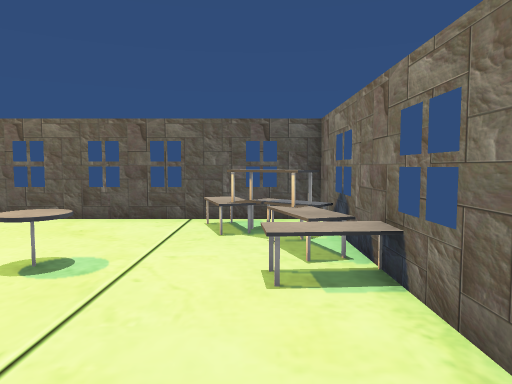
view 1 (above)

12 first-person views from a walk through a Unity game level. The camera is 1.4 m above the floor, tilts 4° down and sees 70° across. The floor is counted in squares, 1 m on a side. Each view is taken from the middle of a square. On the plan, view 1 faces up. The plan holds only what a view shows up to about 16 squares ahead; the rest is blank. The player is left out. Some surface patterns are stand-ins.

view 2
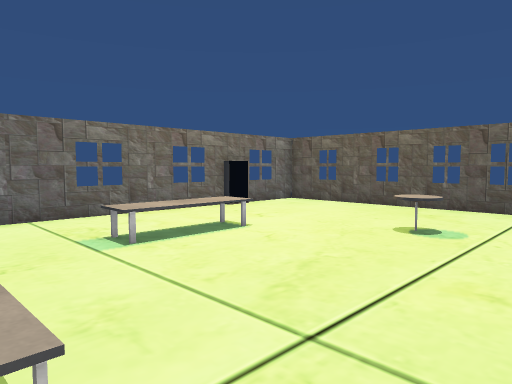

view 3
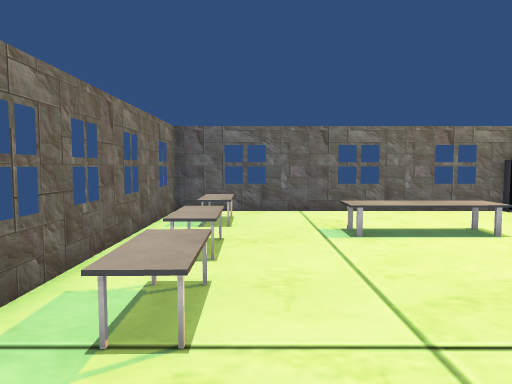

view 4
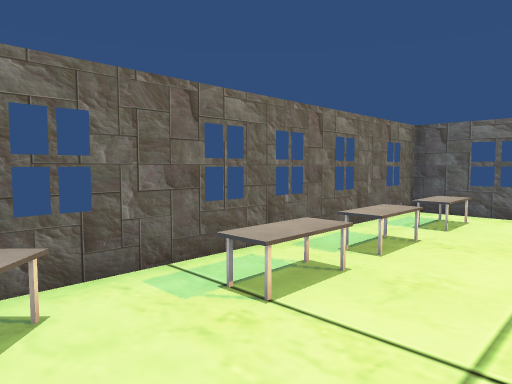

view 5
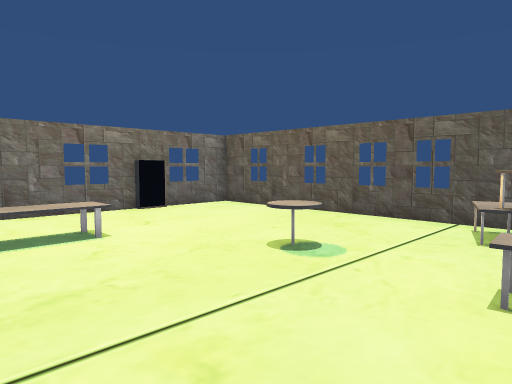

view 6
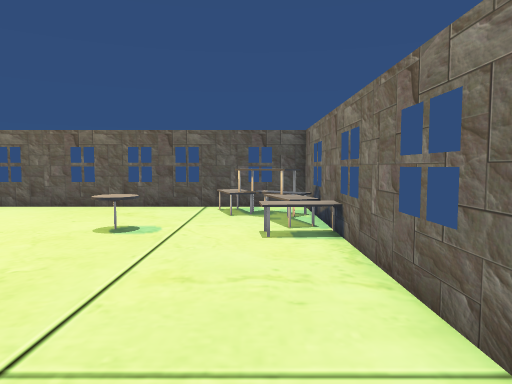

view 7
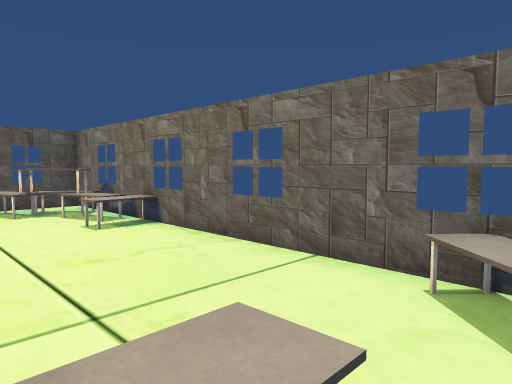

view 8
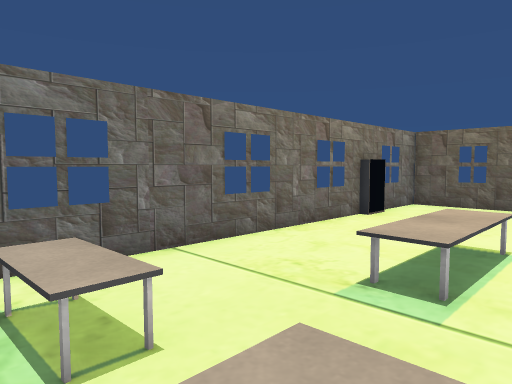

view 9
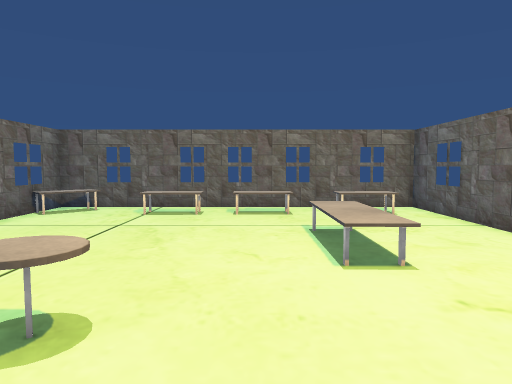

view 10
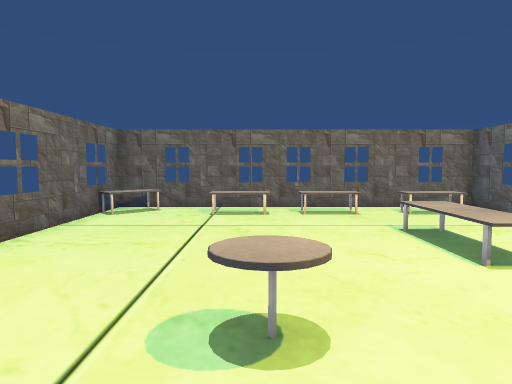

view 11
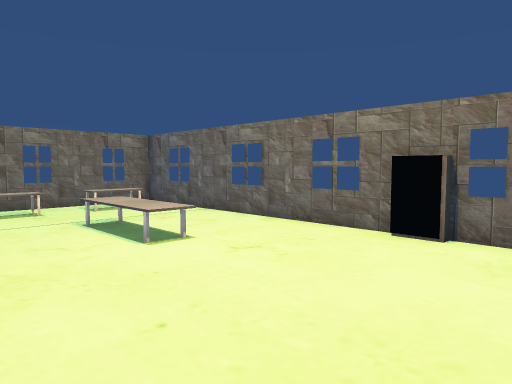

view 12
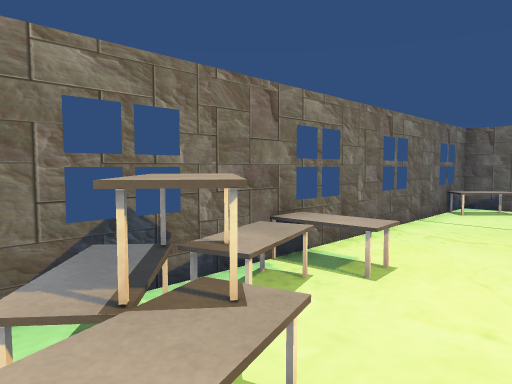

### Floor plan
Points are (right, up) in squares from view 1. A wall is a line through its corners. A room is listed if a view was taken in it or the views show most of it. See-through windows are left out.
Room 1 (views 1, 2, 3, 4, 5, 6, 7, 8, 9, 10, 11, 12)
walls: (1.7, 5.4) (1.7, 9.7) (-7.5, 9.7); (-2.6, -4.5) (1.7, -4.5) (1.7, 3.6); (-9.4, 9.7) (-10.4, 9.7) (-10.4, -4.5) (-4.4, -4.5)
objects: other object (-10, -2); other object (-10, 1); other object (-10, 4); other object (-10, 6) to (-10, 7); other object (-10, 8); other object (-9, -3) to (-8, -3); other object (-7, 0) to (-6, 3); other object (-6, -3) to (-4, -3); other object (-4, -5); other object (-3, -5); other object (-3, -3) to (-2, -3); other object (-3, 5); other object (-1, 8) to (-1, 9); other object (0, -4) to (2, -3); other object (0, 4) to (2, 5); other object (0, 5) to (1, 7); other object (0, 7) to (1, 9)

Positions as (right, up) in squares from view 1, and headings:
1: (0, 0), facing up
2: (0, -3), facing up-left
3: (1, -2), facing left
4: (1, 0), facing down-left
5: (1, 0), facing up-left
6: (0, -3), facing up
7: (-3, -4), facing up-right
8: (-5, -4), facing up-left
9: (-5, 8), facing down
10: (-3, 8), facing down
11: (-3, 9), facing down-left
12: (-2, 9), facing down-right
